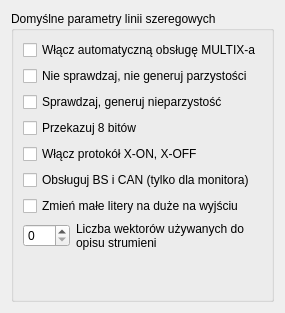
      <widget class="QWidget" name="multix">
       <attribute name="title">
        <string>MULTIX</string>
       </attribute>
       <attribute name="toolTip">
        <string>Parametry linii szeregowych MULTIX-a, ustawiane wstępnie przy starcie systemu</string>
       </attribute>
       <layout class="QVBoxLayout" name="verticalLayout_4">
        <item>
         <widget class="QGroupBox" name="groupBox_9">
          <property name="toolTip">
           <string>Parametry linii szeregowych MULTIX-a ustawiane wstępnie przy starcie systemu</string>
          </property>
          <property name="title">
           <string>Domyślne parametry linii szeregowych</string>
          </property>
          <layout class="QVBoxLayout" name="verticalLayout_3">
           <item>
            <widget class="QCheckBox" name="mx_automultix">
             <property name="text">
              <string>Włącz automatyczną obsługę MULTIX-a</string>
             </property>
            </widget>
           </item>
           <item>
            <widget class="QCheckBox" name="mx_no_parity">
             <property name="text">
              <string>Nie sprawdzaj, nie generuj parzystości</string>
             </property>
            </widget>
           </item>
           <item>
            <widget class="QCheckBox" name="mx_odd_parity">
             <property name="text">
              <string>Sprawdzaj, generuj nieparzystość</string>
             </property>
            </widget>
           </item>
           <item>
            <widget class="QCheckBox" name="mx_bits8">
             <property name="text">
              <string>Przekazuj 8 bitów</string>
             </property>
            </widget>
           </item>
           <item>
            <widget class="QCheckBox" name="mx_xonxoff">
             <property name="text">
              <string>Włącz protokół X-ON, X-OFF</string>
             </property>
            </widget>
           </item>
           <item>
            <widget class="QCheckBox" name="mx_bscan">
             <property name="text">
              <string>Obsługuj BS i CAN (tylko dla monitora)</string>
             </property>
            </widget>
           </item>
           <item>
            <widget class="QCheckBox" name="mx_uppercase">
             <property name="text">
              <string>Zmień małe litery na duże na wyjściu</string>
             </property>
            </widget>
           </item>
           <item>
            <layout class="QHBoxLayout" name="horizontalLayout_2">
             <item>
              <widget class="QSpinBox" name="mx_strvectors">
               <property name="sizePolicy">
                <sizepolicy hsizetype="Maximum" vsizetype="Fixed">
                 <horstretch>0</horstretch>
                 <verstretch>0</verstretch>
                </sizepolicy>
               </property>
               <property name="toolTip">
                <string>pojedynczy wektor ma rozmiar 10 słów</string>
               </property>
               <property name="maximum">
                <number>255</number>
               </property>
              </widget>
             </item>
             <item>
              <widget class="QLabel" name="label_2">
               <property name="sizePolicy">
                <sizepolicy hsizetype="Preferred" vsizetype="Maximum">
                 <horstretch>0</horstretch>
                 <verstretch>0</verstretch>
                </sizepolicy>
               </property>
               <property name="toolTip">
                <string>pojedynczy wektor ma rozmiar 10 słów</string>
               </property>
               <property name="text">
                <string>Liczba wektorów używanych do opisu strumieni</string>
               </property>
               <property name="wordWrap">
                <bool>true</bool>
               </property>
               <property name="buddy">
                <cstring>mx_strvectors</cstring>
               </property>
              </widget>
             </item>
            </layout>
           </item>
           <item>
            <spacer name="verticalSpacer">
             <property name="orientation">
              <enum>Qt::Vertical</enum>
             </property>
             <property name="sizeHint" stdset="0">
              <size>
               <width>20</width>
               <height>40</height>
              </size>
             </property>
            </spacer>
           </item>
          </layout>
         </widget>
        </item>
       </layout>
      </widget>
